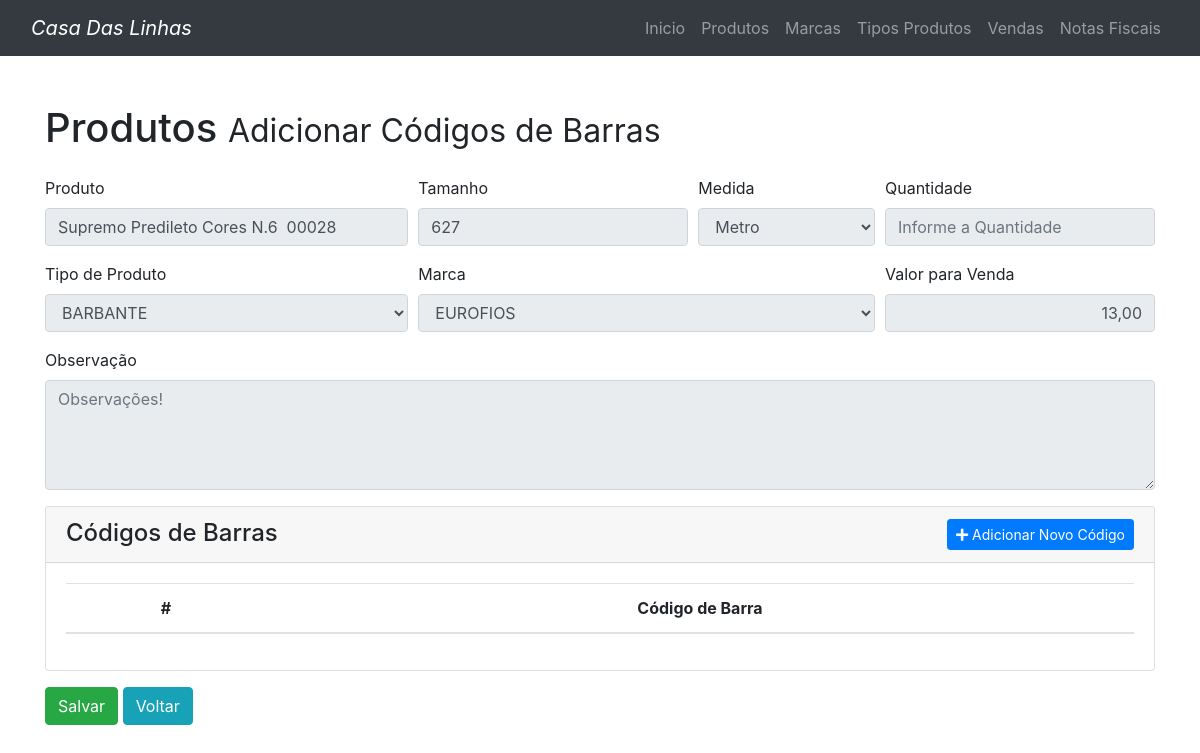
The app's page /codigosBarrasProdutos/adicionar.php?id=26, older data.
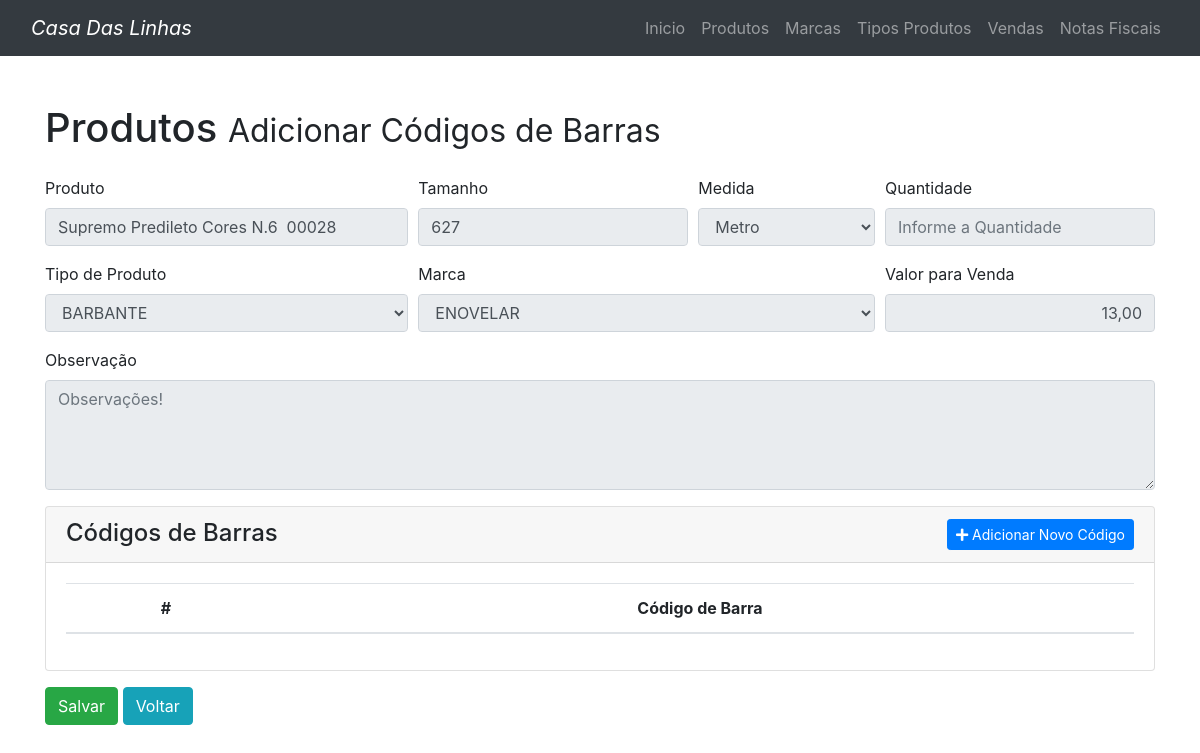
The same page, newer data.
### tables this page shows
CREATE TABLE `produtos` (
  `id` int(11) NOT NULL,
  `st_produto` varchar(80) NOT NULL,
  `vl_valor_venda` decimal(10,2) NOT NULL,
  `marca_id` int(11) NOT NULL,
  `tipo_produto_id` int(11) NOT NULL,
  `st_observacao` varchar(200) NOT NULL,
  `st_tamanho` varchar(25) DEFAULT NULL,
  `st_medida` varchar(5) DEFAULT NULL
);

CREATE TABLE `tipos_produtos` (
  `id` int(11) NOT NULL,
  `st_descricao` varchar(80) NOT NULL,
  `ch_informacao_adicionais` varchar(1) NOT NULL
);

CREATE TABLE `marcas` (
  `id` int(11) NOT NULL,
  `st_marca` varchar(25) NOT NULL
);

### conexaoBD/conexaoPDO.php (called while the page is built)
<?php
    class ConexaoPDO {
        public static $instance;
        public static function getInstance () {
            if(!isset(self::$instance)){
                try {
                    self::$instance = new PDO('mysql:host=localhost;dbname=casadaslinhas', 'root', '');
                    self::$instance->setAttribute( PDO::ATTR_ERRMODE, PDO::ERRMODE_EXCEPTION );
                    self::$instance->exec("set names utf8");
                } catch (PDOException $e) {
                    echo "Hovem algum problema com a CONEXAO com o Banco de Dados". $e->getMessage();
                    return false;
                }
            }
            return self::$instance;
        }
    }
?>

### validacoes/produtosValidacoes.php (called while the page is built, shortened)
<?php
    require_once DIR_DAO .'produtosDao.php';
    require_once DIR_CONEXAOBD.'conexaoPDO.php';
    require_once DIR_CONFIG.'tratamentoDados.php';
    class ProdutosValidacoes
    {
        private $produtosDao;
        public function __construct() {
            $this->produtosDao = new ProdutosDao();
        }
        public function buscarProduto($id) {
            return $this->produtosDao->buscarProduto($id);
        }
    }
?>

### dao/produtosDao.php (called while the page is built, shortened)
<?php
    require_once DIR_CONEXAOBD.'conexaoPDO.php';
    class ProdutosDao
    {
        private $conexaoBD;
        public function __construct() {
            $this->conexaoBD = ConexaoPDO::getInstance();
        }
        public function buscarProduto($id) {
            $sql = "SELECT P.id, P.st_produto, P.marca_id, P.st_observacao, P.vl_valor_venda, P.st_tamanho, P.st_medida ,P.tipo_produto_id "
                  ."FROM produtos P INNER JOIN marcas M ON M.id = P.marca_id "
                  ."WHERE P.id = ".$id;
            try {
                $statement = $this->conexaoBD->prepare($sql);
                $statement->execute();
                return $statement->fetch(PDO::FETCH_ASSOC);
            }
            catch (PDOException $e) {
                echo '<pre>';
                    print_r($e->getMessage());
                echo '</pre>';
            }
        }
    }
?>

### config/tratamentoDados.php (called while the page is built, shortened)
<?php
    class TratamentoDados {
        public function ajustarFormatosDeDadosParaTela($dados) {
            $dados_tratados = array();
            foreach ($dados as $k => $dado) {
                $parte = explode('_', $k);
                switch ($parte[0]) {
                    case 'vl':
                        $dado = number_format($dado, 2, ',', '.');
                        $dados_tratados[$k] = $dado;
                        break;
                    case 'st':
                        $dado = trim($dado);
                        $dado = ucwords(strtolower($dado));
                        $dados_tratados[$k] = $dado;
                        break;
                    default:
                        $dados_tratados[$k] = $dado;
                }
            }
            return $dados_tratados;
        }
    }
?>

### validacoes/estoquesValidacoes.php (called while the page is built, shortened)
<?php
require_once DIR_DAO . 'estoquesDao.php';
class estoquesValidacoes {
    private $estoquesDao;
    public function __construct() {
        $this->estoquesDao = new estoquesDao();
    }
    public function buscarItemDoEstoque($produto_id) {
        return $this->estoquesDao->buscarItemDoEstoque($produto_id);
    }
}
?>

### dao/estoquesDao.php (called while the page is built, shortened)
<?php
require_once DIR_CONEXAOBD . 'conexaoPDO.php';
class estoquesDao {
    private $conexaoBD;
    public function __construct() {
        $this->conexaoBD = ConexaoPDO::getInstance();
    }
    public function buscarItemDoEstoque($produto_id) {
        $sql = "SELECT id, produto_id, nr_quantidade FROM estoques WHERE produto_id = :produto_id";
        $statement = $this->conexaoBD->prepare($sql);
        $statement->bindValue(":produto_id", $produto_id, PDO::PARAM_INT);
        $statement->execute();
        return $statement->fetch(PDO::FETCH_ASSOC);
    }
}
?>

### validacoes/tiposProdutosValidacoes.php (called while the page is built, shortened)
<?php
    require_once DIR_DAO.'tiposProdutosDao.php';
    require_once DIR_CONFIG.'tratamentoDados.php';
    class TiposProdutosValidacoes
    {
        private $tiposProdutosDao;
        public function __construct() {
            $this->tiposProdutosDao = new TiposProdutosDao();
        }
        public function buscarTiposProdutosCombo() {
            return $this->tiposProdutosDao->buscarTiposProdutosCombo();
        }
    }
?>

### dao/tiposProdutosDao.php (called while the page is built, shortened)
<?php
    require_once DIR_CONEXAOBD.'conexaoPDO.php';
    class TiposProdutosDao
    {
        private $conexaoBD;
        public function __construct() {
            $this->conexaoBD = ConexaoPDO::getInstance();
        }
        public function buscarTiposProdutosCombo() {
            $sql = "SELECT id, st_descricao, ch_informacao_adicionais FROM tipos_produtos";
            try {
                $statement = $this->conexaoBD->prepare($sql);
                $statement->execute();
                return $statement->fetchAll(PDO::FETCH_ASSOC);
            } catch (PDOException $e) {
                echo '<pre>';
                    print_r($e->getMessage());
                echo  '</pre>';
            }
        }
    }
?>

### validacoes/marcasValidacoes.php (called while the page is built, shortened)
<?php
require_once DIR_DAO . 'marcasDao.php';
require_once DIR_CONFIG . 'tratamentoDados.php';
class MarcasValidacoes {
    private $marcasDao;
    public function __construct() {
        $this->marcasDao = new MarcasDao();
    }
    public function buscarMarcasCombo() {
        return $this->marcasDao->buscarMarcasCombo();
    }
}
?>

### dao/marcasDao.php (called while the page is built, shortened)
<?php
    require_once DIR_CONEXAOBD.'conexaoPDO.php';
    class MarcasDao {
        private $conexaoBD;
        public function __construct() {
            $this->conexaoBD = ConexaoPDO::getInstance();
        }
        public function buscarMarcasCombo() {
            $sql = "SELECT id, st_marca FROM marcas";
            try {
                $statement = $this->conexaoBD->prepare($sql);
                $statement->execute();
                return $statement->fetchAll(PDO::FETCH_ASSOC);
            } catch (PDOException $e) {
                echo '<pre>';
                    print_r($e->getMessage());
                echo  '</pre>';
            }
        }
    }
?>

### codigosBarrasProdutos/adicionar.php (the view, shortened to what this page needs)
<?php
    require_once '../parts/header.php';
    require_once DIR_PARTS . 'menus.php';
    require_once DIR_VALIDACOES . 'tiposProdutosValidacoes.php';
    require_once DIR_VALIDACOES . 'produtosValidacoes.php';
    require_once DIR_VALIDACOES . 'marcasValidacoes.php';
    require_once DIR_VALIDACOES . 'estoquesValidacoes.php';
    require_once DIR_CONFIG . 'tratamentoDados.php';
    $id = $_GET['id'];
    $tiposProdutosValidacoes = new TiposProdutosValidacoes();
    $marcasValidacoes = new MarcasValidacoes();
    $estoqueValidacoes = new EstoquesValidacoes();
    $tratamentoDados = new TratamentoDados();
    $tiposProdutos = $tiposProdutosValidacoes->buscarTiposProdutosCombo();
    $marcas = $marcasValidacoes->buscarMarcasCombo();
    $produtosValidacoes = new ProdutosValidacoes();
    $produto = $produtosValidacoes->buscarProduto($id);
    $estoque = $estoqueValidacoes->buscarItemDoEstoque($produto['id']);
    $produto = $tratamentoDados->ajustarFormatosDeDadosParaTela($produto);
?>
<div class="container my-5">
    <h1 class="my-4">Produtos
        <small>Adicionar Códigos de Barras</small>
    </h1>
    <form method="post">
        <div class="form-row">
            <div class="form-group col-md-4">
                <label>Produto</label>
                <input class="form-control" id="st_produto" name="st_produto" value="<?php echo $produto['st_produto']?>" placeholder="Informe o Nome do Produto" disabled>
            </div>
            <div class="form-group col-md-3">
                <label>Tamanho</label>
                <input class="form-control" id="st_tamanho" name="st_tamanho" value="<?php echo $produto['st_tamanho']?>" placeholder="Informe o Tamanho" disabled>
            </div>
            <div class="form-group col-md-2">
                <label>Medida</label>
                <select class="form-control" id="st_medida" name="st_medida" disabled>
                    <option value="M"  <?= ($produto['st_medida'] == 'M' ? 'selected' : '')?>>Metro</option>
                </select>
            </div>
            <div class="form-group col-md-3">
                <label>Quantidade</label>
                <input class="form-control" id="nr_quatidade_estoque" name="nr_quatidade_estoque" value="<?php echo $estoque['nr_quantidade']?>" placeholder="Informe a Quantidade" disabled>
            </div>
        </div>
        <div class="form-row">
            <div class="form-group col-md-4">
                <label>Tipo de Produto</label>
                <select class="form-control" id="tipo_produto_id" name="tipo_produto_id" disabled>
                    <?php foreach($tiposProdutos as $tipo) : ?>
                        <option value="<?php echo $tipo['id']?>" <?= ($produto['tipo_produto_id'] == $tipo['id'] ? ' selected' : '')?>><?php echo $tipo['st_descricao']?></option>
                    <?php endforeach;?>
                </select>
            </div>
            <div class="form-group col-md-5">
                <label>Marca</label>
                <select class="form-control" id="marca_id" name="marca_id" disabled>
                    <?php foreach($marcas as $marca) : ?>
                        <option value="<?php echo $marca['id']?>" <?php echo ($produto['marca_id'] == $marca['id'] ? 'selected' : '')?>><?php echo $marca['st_marca']?></option>
                    <?php endforeach; ?>
                </select>
            </div>
            <div class="form-group col-md-3">
                <label>Valor para Venda</label>
                <input type="text" class="form-control mask-dinheiro" id="vl_valor_venda" name="vl_valor_venda" value="<?php echo $produto['vl_valor_venda']?>" placeholder="R$ 0,00" disabled/>
            </div>
        </div>
        <div class="form-row">
            <div class="form-group col-md-12">
                <label>Observação</label>
                <textarea class="form-control" rows="4" cols="15" placeholder="Observações!" name="st_observacao" disabled><?php echo $produto['st_observacao']?></textarea>
            </div>
        </div>
        <div class="form-row">
            <div class="form-group col-md-12">
                <div class="card">
                    <div class="card-header">
                        <h4 class="card-title d-inline">Códigos de Barras</h4>
                        <button type="button" class="btn btn-primary btn-sm" style="float: right" id="addNovoCod" data-toggle="modal" data-target="#modaladdNovoCod" href="#">
                            <i class="fa fa-plus"></i> Adicionar Novo Código
                        </button>
                    </div>
                    <div class="card-body">
                        <table class="table">
                            <thead>
                                <tr class="text-center">
                                    <th>#</th>
                                    <th>Código de Barra</th>
                                </tr>
                            </thead>
                        </table>
                    </div>
                </div>
            </div>
        </div>
        <button type='submit' class="btn btn-success"> Salvar</button>
        <a href="../produtos/pesquisar.php"><button type='button' id="button-novoProdutos" class="btn btn-info"> Voltar</button></a>
    </form>
</div>
<?php
    require_once DIR_PARTS . 'footer.php';
?>

### parts/header.php (shortened to what this page needs)
<!DOCTYPE html>
<html lang="en">
    <head>
        <link href="../plugins/bootstrap/css/bootstrap.min.css" rel="stylesheet">
        <link href="../css/portfolio-item.css" rel="stylesheet">
        <link rel="stylesheet" href="../fonts/fontawesome/css/fontawesome-all.min.css">
        <link rel="stylesheet" href="../css/casaDasLinhas.css">
    </head>
    <body>

### parts/menus.php (shortened to what this page needs)
<nav class="navbar navbar-expand-lg navbar-dark bg-dark fixed-top">
    <div class="container-fluid">
        <i class="navbar-brand" href="#">Casa Das Linhas</i>
        <div class="collapse navbar-collapse" id="navbarResponsive">
            <ul class="navbar-nav ml-auto">
                <li class="nav-item">
                  <a class="nav-link" href="../home/index.php">Inicio</a>
                </li>
                <li class="nav-item menus">
                  <a class="nav-link menus" href="../produtos/pesquisar.php">Produtos</a>
                </li>
                <li class="nav-item menus">
                    <a class="nav-link" href="../marcas/pesquisar.php">Marcas</a>
                </li>
                <li class="nav-item menus">
                    <a class="nav-link" href="../tiposProdutos/pesquisar.php">Tipos Produtos</a>
                </li>
                <li class="nav-item menus">
                    <a class="nav-link" href="../vendas/pesquisar.php">Vendas</a>
                </li>
                <li class="nav-item menus">
                    <a class="nav-link" href="../notasFiscais/pesquisar.php">Notas Fiscais</a>
                </li>
            </ul>
        </div>
    </div>
</nav>

### css/portfolio-item.css (style rules this page uses)
body { padding-top: 54px; }
@media (min-width: 992px) { body { padding-top: 56px; } }

### css/casaDasLinhas.css (style rules this page uses)
.mask-dinheiro { text-align: right; }

Row changes from the older to the newer data that the page shows:
changed produtos "Metro": marca_id "EUROFIOS" → "ENOVELAR"
